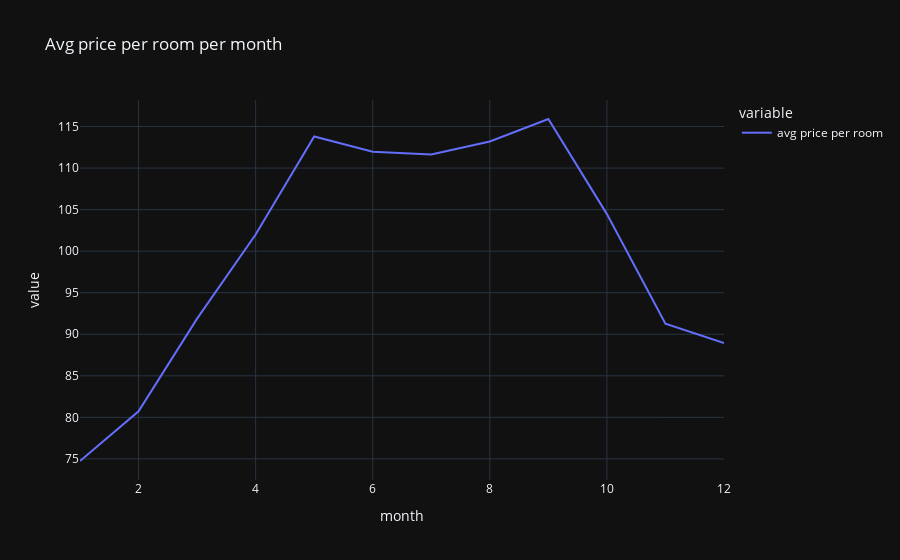

Notebook source saved alongside this figure:
### Code cell
px.line(ttl_guests, x = 'month', y = ['avg price per room'],
        title='Avg price per room per month', template = 'plotly_dark')

### Figure 1 — Plotly figure (JSON) as saved in the notebook; plotly's stock layout.template omitted (floating-point values rounded to 4 significant figures)
{"data": [{"hovertemplate": "variable=avg price per room<br>month=%{x}<br>value=%{y}<extra></extra>", "legendgroup": "avg price per room", "line": {"color": "#636efa", "dash": "solid"}, "marker": {"symbol": "circle"}, "mode": "lines", "name": "avg price per room", "orientation": "v", "showlegend": true, "type": "scatter", "x": [1, 2, 3, 4, 5, 6, 7, 8, 9, 10, 11, 12], "xaxis": "x", "y": [74.75, 80.73, 91.88, 102.0, 113.8, 112.0, 111.6, 113.2, 115.9, 104.5, 91.29, 88.95], "yaxis": "y"}], "layout": {"legend": {"title": {"text": "variable"}, "tracegroupgap": 0}, "title": {"text": "Avg price per room per month"}, "xaxis": {"anchor": "y", "domain": [0, 1], "title": {"text": "month"}}, "yaxis": {"anchor": "x", "domain": [0, 1], "title": {"text": "value"}}}}
